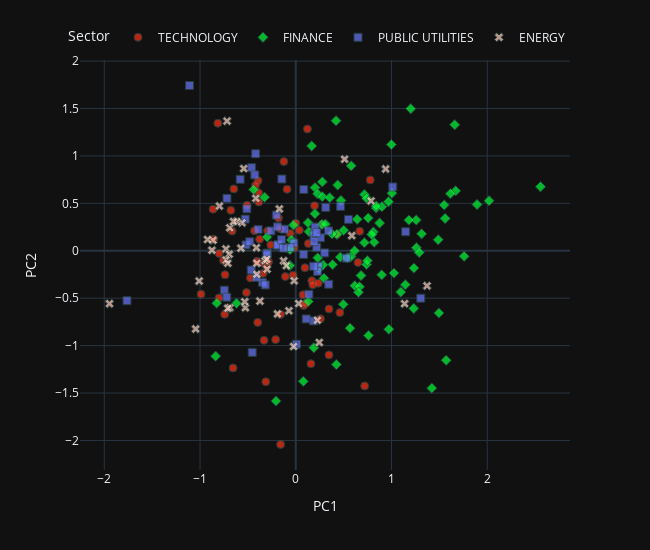

Here is the notebook cell this chart was saved with:
### Markdown cell above
### Evaluation

### Code cell
from utils.visualisation_functions import pca_plot_from_embeddings

pca_plot_from_embeddings(
    embedding_matrix=model.embeddings.weight.detach().numpy(),
    sectors=data.sectors,
    tickers=data.tickers,
    industries=data.industries,
    names=data.names,
    dimensions=2,
    reduced=True,
    method="PCA",
    return_df=False,
    rand_state=None,
)

### Figure 1 — Plotly figure (JSON) as saved in the notebook; plotly's stock layout.template omitted (floating-point values rounded to 4 significant figures; data arrays with more than 128 entries replaced by an {"elided": "..."} marker saying what was removed)
{"data": [{"customdata": {"elided": "67x3 str values"}, "hovertemplate": "<b>%{hovertext}</b><br><br>Sector=%{customdata[1]}<br>PC1=%{x}<br>PC2=%{y}<br>ticker=%{customdata[0]}<br>industry=%{customdata[2]}<extra></extra>", "hovertext": ["COMPUTER MANUFACTURING", "EDP SERVICES", "COMPUTER SOFTWARE: PREPACKAGED SOFTWARE", "SEMICONDUCTORS", "EDP SERVICES", "COMPUTER SOFTWARE: PREPACKAGED SOFTWARE", "EDP SERVICES", "SEMICONDUCTORS", "COMPUTER SOFTWARE: PREPACKAGED SOFTWARE", "ELECTRICAL PRODUCTS", "COMPUTER SOFTWARE: PREPACKAGED SOFTWARE", "EDP SERVICES", "COMPUTER SOFTWARE: PREPACKAGED SOFTWARE", "EDP SERVICES", "EDP SERVICES", "RADIO AND TELEVISION BROADCASTING AND COMMUNICATIONS EQUIPMENT", "SEMICONDUCTORS", "COMPUTER COMMUNICATIONS EQUIPMENT", "ELECTRICAL PRODUCTS", "INDUSTRIAL MACHINERY/COMPONENTS", "SEMICONDUCTORS", "COMPUTER COMMUNICATIONS EQUIPMENT", "SEMICONDUCTORS", "INDUSTRIAL MACHINERY/COMPONENTS", "COMPUTER SOFTWARE: PREPACKAGED SOFTWARE", "RADIO AND TELEVISION BROADCASTING AND COMMUNICATIONS EQUIPMENT", "INDUSTRIAL MACHINERY/COMPONENTS", "EDP SERVICES", "COMPUTER MANUFACTURING", "COMPUTER MANUFACTURING", "SEMICONDUCTORS", "SEMICONDUCTORS", "ADVERTISING", "INDUSTRIAL MACHINERY/COMPONENTS", "EDP SERVICES", "PROFESSIONAL SERVICES", "SEMICONDUCTORS", "INDUSTRIAL MACHINERY/COMPONENTS", "SEMICONDUCTORS", "PROFESSIONAL SERVICES", "COMPUTER SOFTWARE: PREPACKAGED SOFTWARE", "RADIO AND TELEVISION BROADCASTING AND COMMUNICATIONS EQUIPMENT", "SEMICONDUCTORS", "SEMICONDUCTORS", "ADVERTISING", "COMPUTER SOFTWARE: PREPACKAGED SOFTWARE", "ELECTRICAL PRODUCTS", "SEMICONDUCTORS", "ELECTRICAL PRODUCTS", "INDUSTRIAL MACHINERY/COMPONENTS", "COMPUTER SOFTWARE: PREPACKAGED SOFTWARE", "EDP SERVICES", "SEMICONDUCTORS", "SEMICONDUCTORS", "INDUSTRIAL MACHINERY/COMPONENTS", "SEMICONDUCTORS", "INDUSTRIAL MACHINERY/COMPONENTS", "COMPUTER SOFTWARE: PREPACKAGED SOFTWARE", "RETAIL: COMPUTER SOFTWARE & PERIPHERAL EQUIPMENT", "SEMICONDUCTORS", "COMPUTER SOFTWARE: PREPACKAGED SOFTWARE", "EDP SERVICES", "ELECTRONIC COMPONENTS", "ADVERTISING", "SEMICONDUCTORS", "COMPUTER PERIPHERAL EQUIPMENT", "EDP SERVICES"], "legendgroup": "TECHNOLOGY", "marker": {"color": "#FD3216", "line": {"color": "DarkSlateGrey", "width": 1}, "opacity": 0.7, "size": 8, "symbol": "circle"}, "mode": "markers", "name": "TECHNOLOGY", "orientation": "v", "showlegend": true, "type": "scatter", "x": [-0.8006, 0.09571, -0.1587, -0.1242, -0.09111, -0.7385, 0.1217, 0.6675, -0.3939, -0.8577, 0.7776, 0.1581, -0.0286, -0.6785, 0.07557, -0.378, 0.1672, -0.2106, -0.3886, 0.3466, 0.2796, -0.647, 0.03696, -0.1585, -0.7551, -0.5085, -0.9896, 0.1315, 0.3468, -0.3857, -0.4208, -0.08319, 0.1783, -0.3411, -0.8015, 0.4325, 0.4606, 0.6497, -0.3437, -0.6547, -0.5153, -0.3026, -0.1613, -0.3133, -0.3312, -0.8137, -0.2844, -0.05767, 0.2348, 0.7198, 5.591e-05, -0.3977, -0.8638, -0.7422, -0.4048, -0.4736, 0.1963, -0.1811, 0.08193, -0.6649, -0.01774, -0.2608, -0.1089, 0.2577, -0.2938, 0.09936, -0.4301], "xaxis": "x", "y": [-0.02834, -0.1786, -2.043, 0.9402, 0.6484, -0.2526, 1.284, 0.2052, 0.7393, 0.1227, 0.7471, -1.191, -0.258, 0.4268, -0.4633, 0.1222, -0.3154, -0.9366, 0.6109, -1.098, 0.2808, 0.6524, 0.2172, -0.6706, -0.1031, 0.4803, -0.4573, 0.07621, -0.6132, 0.5144, 0.6894, 0.02612, -0.3592, -0.2381, -0.497, 0.1744, -0.6521, -0.1228, -0.1304, -1.235, -0.4405, -0.1543, 0.2317, -1.381, -0.9442, 1.345, -0.1177, 0.1817, -0.3415, -1.425, 0.2898, -0.7549, 0.4383, -0.6693, -0.1101, -0.2867, 0.475, 0.3457, -0.5763, 0.2078, 0.02955, 0.06221, -0.2719, -0.7176, 0.2088, -0.5552, 0.2112], "yaxis": "y"}, {"customdata": {"elided": "93x3 str values"}, "hovertemplate": "<b>%{hovertext}</b><br><br>Sector=%{customdata[1]}<br>PC1=%{x}<br>PC2=%{y}<br>ticker=%{customdata[0]}<br>industry=%{customdata[2]}<extra></extra>", "hovertext": ["INVESTMENT MANAGERS", "DIVERSIFIED COMMERCIAL SERVICES", "LIFE INSURANCE", "PROPERTY-CASUALTY INSURERS", "ACCIDENT &HEALTH INSURANCE", "PROPERTY-CASUALTY INSURERS", "SPECIALTY INSURERS", "SPECIALTY INSURERS", "MAJOR BANKS", "FINANCE: CONSUMER SERVICES", "MAJOR BANKS", "MAJOR BANKS", "COMMERCIAL BANKS", "COMMERCIAL BANKS", "INVESTMENT MANAGERS", "MAJOR BANKS", "MAJOR BANKS", "MAJOR BANKS", "SPECIALTY INSURERS", "MAJOR BANKS", "MAJOR BANKS", "PROPERTY-CASUALTY INSURERS", "MAJOR BANKS", "MAJOR BANKS", "LIFE INSURANCE", "PROPERTY-CASUALTY INSURERS", "MAJOR BANKS", "PROPERTY-CASUALTY INSURERS", "MAJOR BANKS", "FINANCE: CONSUMER SERVICES", "FINANCE: CONSUMER SERVICES", "INVESTMENT MANAGERS", "MAJOR BANKS", "MAJOR BANKS", "MAJOR BANKS", "MAJOR BANKS", "MAJOR BANKS", "MAJOR BANKS", "MAJOR BANKS", "MAJOR BANKS", "MAJOR BANKS", "MAJOR BANKS", "MAJOR BANKS", "PROPERTY-CASUALTY INSURERS", "PROPERTY-CASUALTY INSURERS", "INVESTMENT MANAGERS", "LIFE INSURANCE", "PROPERTY-CASUALTY INSURERS", "PROPERTY-CASUALTY INSURERS", "PROPERTY-CASUALTY INSURERS", "SPECIALTY INSURERS", "MAJOR BANKS", "MAJOR BANKS", "MAJOR BANKS", "MAJOR BANKS", "PROPERTY-CASUALTY INSURERS", "SAVINGS INSTITUTIONS", "PROPERTY-CASUALTY INSURERS", "MAJOR BANKS", "MAJOR BANKS", "INVESTMENT BANKERS/BROKERS/SERVICE", "PROPERTY-CASUALTY INSURERS", "DIVERSIFIED COMMERCIAL SERVICES", "INVESTMENT BANKERS/BROKERS/SERVICE", "INVESTMENT BANKERS/BROKERS/SERVICE", "FINANCE/INVESTORS SERVICES", "PROPERTY-CASUALTY INSURERS", "MAJOR BANKS", "FINANCE: CONSUMER SERVICES", "MAJOR BANKS", "FINANCE: CONSUMER SERVICES", "MAJOR BANKS", "MAJOR BANKS", "MAJOR BANKS", "MAJOR BANKS", "LIFE INSURANCE", "MAJOR BANKS", "INVESTMENT BANKERS/BROKERS/SERVICE", "MAJOR BANKS", "PROPERTY-CASUALTY INSURERS", "MAJOR BANKS", "MAJOR BANKS", "ACCIDENT &HEALTH INSURANCE", "MAJOR BANKS", "MAJOR BANKS", "MAJOR BANKS", "MAJOR BANKS", "MAJOR BANKS", "MAJOR BANKS", "PROPERTY-CASUALTY INSURERS", "MAJOR BANKS", "MAJOR BANKS", "MAJOR BANKS"], "legendgroup": "FINANCE", "marker": {"color": "#00FE35", "line": {"color": "DarkSlateGrey", "width": 1}, "opacity": 0.7, "size": 8, "symbol": "diamond"}, "mode": "markers", "name": "FINANCE", "orientation": "v", "showlegend": true, "type": "scatter", "x": [-0.2065, 1.26, 0.2013, -0.3258, 0.5386, 0.739, -0.8368, -0.06144, 0.131, 0.8094, 0.4206, 1.026, 0.2, -0.04582, 0.5788, 0.4241, 1.258, 0.4648, -0.8254, 1.758, 0.8185, 0.1661, 1.182, 1.314, 0.2277, 0.9721, 1.67, 1.495, 0.5772, 0.2947, 0.3846, 0.7481, 0.1274, 0.8756, 0.8392, 0.2773, 2.556, 0.7563, 0.7941, 1.893, 0.4299, 0.6411, 1.55, 1.421, 0.6169, 0.2441, 0.4717, 0.3786, 0.717, -0.06242, 0.1882, 0.2727, 1.488, -0.4403, 1.56, 0.3093, 0.8977, 0.1382, 0.6816, 0.9986, 0.3549, 0.6665, 0.2294, -0.6191, 0.2773, -0.2994, 0.9685, 0.2852, 1.66, 1.289, 0.0789, 1.096, 1.144, 0.76, 0.8999, 0.4964, 0.5002, 0.5671, 0.4379, -0.0569, 0.6146, 1.615, 1.232, 1.571, 0.8395, 1.234, 0.6548, 0.7164, 2.019, -0.02386, 1.004, 1.201, 0.7416], "xaxis": "x", "y": [-1.584, 0.03203, 0.666, 0.5643, -0.07438, -0.1437, -1.111, -0.1558, -0.5341, 0.1988, 1.371, -0.2354, 0.3907, 0.1137, 0.8957, -1.199, 0.324, -0.06694, -0.552, -0.0583, 0.09023, 1.105, 0.3237, 0.1787, 0.6004, -0.8271, 0.6319, -0.6561, -0.0597, -0.2892, -0.1457, -0.104, 0.2963, 0.2925, 0.4513, 0.5707, 0.6754, 0.3451, 0.1715, 0.488, 0.1733, 0.3319, 0.4832, -1.448, -0.3681, -0.1898, 0.5298, 0.1779, 0.594, 0.01112, -1.022, 0.2773, 0.1165, 0.6449, 0.3409, 0.2813, -0.2538, 0.2018, -0.2611, 1.12, 0.5601, -0.3786, -0.07475, -0.5539, 0.7265, 0.1449, 0.5174, -0.1486, 1.329, -0.01801, -1.377, -0.4346, -0.3576, -0.8933, 0.4652, -0.5647, 0.216, -0.8156, 0.6929, 0.01985, 0.0003418, 0.6025, -0.6079, -1.154, 0.4736, -0.1825, -0.4372, 0.08564, 0.5275, 0.2713, 0.6074, 1.498, 0.5522], "yaxis": "y"}, {"customdata": {"elided": "57x3 str values"}, "hovertemplate": "<b>%{hovertext}</b><br><br>Sector=%{customdata[1]}<br>PC1=%{x}<br>PC2=%{y}<br>ticker=%{customdata[0]}<br>industry=%{customdata[2]}<extra></extra>", "hovertext": ["ELECTRIC UTILITIES: CENTRAL", "POWER GENERATION", "OIL/GAS TRANSMISSION", "POWER GENERATION", "WATER SUPPLY", "TELECOMMUNICATIONS EQUIPMENT", "ELECTRIC UTILITIES: CENTRAL", "TELECOMMUNICATIONS EQUIPMENT", "TELECOMMUNICATIONS EQUIPMENT", "POWER GENERATION", "ELECTRIC UTILITIES: CENTRAL", "TELECOMMUNICATIONS EQUIPMENT", "WATER SUPPLY", "ELECTRIC UTILITIES: CENTRAL", "ELECTRIC UTILITIES: CENTRAL", "POWER GENERATION", "POWER GENERATION", "ELECTRIC UTILITIES: CENTRAL", "ELECTRIC UTILITIES: CENTRAL", "ELECTRIC UTILITIES: CENTRAL", "POWER GENERATION", "TELECOMMUNICATIONS EQUIPMENT", "ELECTRIC UTILITIES: CENTRAL", "ELECTRIC UTILITIES: CENTRAL", "POWER GENERATION", "ELECTRIC UTILITIES: CENTRAL", "OIL/GAS TRANSMISSION", "POWER GENERATION", "OIL/GAS TRANSMISSION", "OIL/GAS TRANSMISSION", "ELECTRIC UTILITIES: CENTRAL", "OIL & GAS PRODUCTION", "ELECTRIC UTILITIES: CENTRAL", "POWER GENERATION", "POWER GENERATION", "TELECOMMUNICATIONS EQUIPMENT", "ELECTRIC UTILITIES: CENTRAL", "ELECTRIC UTILITIES: CENTRAL", "ELECTRIC UTILITIES: CENTRAL", "TELECOMMUNICATIONS EQUIPMENT", "POWER GENERATION", "OIL/GAS TRANSMISSION", "ELECTRIC UTILITIES: CENTRAL", "OIL/GAS TRANSMISSION", "OIL & GAS PRODUCTION", "TELECOMMUNICATIONS EQUIPMENT", "TELECOMMUNICATIONS EQUIPMENT", "NATURAL GAS DISTRIBUTION", "NATURAL GAS DISTRIBUTION", "TELECOMMUNICATIONS EQUIPMENT", "TELECOMMUNICATIONS EQUIPMENT", "NATURAL GAS DISTRIBUTION", "TELECOMMUNICATIONS EQUIPMENT", "POWER GENERATION", "ENVIRONMENTAL SERVICES", "NATURAL GAS DISTRIBUTION", "WATER SUPPLY"], "legendgroup": "PUBLIC UTILITIES", "marker": {"color": "#6A76FC", "line": {"color": "DarkSlateGrey", "width": 1}, "opacity": 0.7, "size": 8, "symbol": "square"}, "mode": "markers", "name": "PUBLIC UTILITIES", "orientation": "v", "showlegend": true, "type": "scatter", "x": [-0.1833, 0.2011, -0.348, 0.08222, -0.1454, -0.203, -0.1174, -1.763, -0.7465, -0.2983, -0.4609, 0.187, -0.4276, -0.01987, 0.239, -0.7205, 0.2186, -0.2593, 0.1089, -0.3022, 0.007575, -0.5199, -0.1899, 0.3403, 0.08368, 0.302, 0.529, 0.1373, -0.05956, 0.189, 0.3131, 0.3441, 0.2583, -0.4123, -0.5808, -0.4189, -0.1914, -0.4805, 0.2277, -1.109, 0.187, 1.306, 1.147, -0.3931, 0.22, -0.4551, -0.1294, -0.7187, -0.5107, -0.5281, 0.4677, 1.013, 0.1909, 0.5501, -0.1482, -0.4658, -0.3186], "xaxis": "x", "y": [0.06405, 0.25, -0.3323, -0.03834, 0.7567, 0.3766, 0.2276, -0.5269, -0.4149, -0.02432, 0.8765, -0.7395, 0.8002, 0.08199, -0.1619, -0.4897, 0.03816, 0.2092, -0.7185, -0.04239, -0.9851, 0.06166, 0.05956, 0.2098, 0.6465, -0.02242, -0.07727, -0.4582, 0.03339, 0.1677, 0.4573, -0.3522, 0.1372, -0.2804, 0.7538, 1.023, 0.2525, 0.09538, -0.218, 1.743, -0.1636, -0.4998, 0.2006, 0.2255, 0.1912, -1.071, 0.02879, 0.5532, 0.442, 0.3342, 0.4682, 0.6733, 0.09784, 0.3309, 0.1179, -0.2027, -0.3604], "yaxis": "y"}, {"customdata": {"elided": "46x3 str values"}, "hovertemplate": "<b>%{hovertext}</b><br><br>Sector=%{customdata[1]}<br>PC1=%{x}<br>PC2=%{y}<br>ticker=%{customdata[0]}<br>industry=%{customdata[2]}<extra></extra>", "hovertext": ["INTEGRATED OIL COMPANIES", "OIL & GAS PRODUCTION", "OIL & GAS PRODUCTION", "INDUSTRIAL MACHINERY/COMPONENTS", "INDUSTRIAL MACHINERY/COMPONENTS", "METAL FABRICATIONS", "INTEGRATED OIL COMPANIES", "NATURAL GAS DISTRIBUTION", "INTEGRATED OIL COMPANIES", "INDUSTRIAL MACHINERY/COMPONENTS", "OIL & GAS PRODUCTION", "INTEGRATED OIL COMPANIES", "OIL & GAS PRODUCTION", "INTEGRATED OIL COMPANIES", "OIL & GAS PRODUCTION", "OIL & GAS PRODUCTION", "CONSUMER ELECTRONICS/APPLIANCES", "OIL & GAS PRODUCTION", "OIL & GAS PRODUCTION", "OIL & GAS PRODUCTION", "CONSUMER ELECTRONICS/APPLIANCES", "OILFIELD SERVICES/EQUIPMENT", "INTEGRATED OIL COMPANIES", "OIL & GAS PRODUCTION", "OIL REFINING/MARKETING", "ELECTRIC UTILITIES: CENTRAL", "OIL & GAS PRODUCTION", "OIL & GAS PRODUCTION", "OIL & GAS PRODUCTION", "OIL & GAS PRODUCTION", "OIL & GAS PRODUCTION", "OILFIELD SERVICES/EQUIPMENT", "OIL & GAS PRODUCTION", "CONSUMER ELECTRONICS/APPLIANCES", "OIL & GAS PRODUCTION", "OIL & GAS PRODUCTION", "OIL & GAS PRODUCTION", "OIL & GAS PRODUCTION", "OILFIELD SERVICES/EQUIPMENT", "OIL & GAS PRODUCTION", "OIL & GAS PRODUCTION", "OIL & GAS PRODUCTION", "OIL & GAS PRODUCTION", "INTEGRATED OIL COMPANIES", "METAL FABRICATIONS", "INTEGRATED OIL COMPANIES"], "legendgroup": "ENERGY", "marker": {"color": "#FED4C4", "line": {"color": "DarkSlateGrey", "width": 1}, "opacity": 0.7, "size": 8, "symbol": "x"}, "mode": "markers", "name": "ENERGY", "orientation": "v", "showlegend": true, "type": "scatter", "x": [-0.5431, -0.8754, -0.527, 0.9386, 1.371, -0.5729, 1.136, 0.2255, -0.1711, -0.6884, -0.7291, 0.5099, -1.009, -0.07156, -0.3003, -0.71, 0.2452, -0.3742, -0.3209, -0.6953, -0.4108, -0.7276, -0.7178, -0.4079, -0.1911, -0.017, -1.945, -0.3026, -0.6896, -0.7973, -0.5331, -0.8641, -0.1268, 0.7861, -0.5613, -0.71, -0.02271, -0.6174, -1.046, -0.417, -0.099, -0.6503, 0.5852, -0.9215, -0.4069, 0.03028], "xaxis": "x", "y": [0.8666, 0.005616, -0.6006, 0.8628, -0.3698, 0.0273, -0.5576, -0.7321, 0.4415, -0.6006, 0.01971, 0.9654, -0.3189, -0.6327, -0.1942, -0.6064, -0.9666, -0.5307, -0.1038, -0.03632, 0.03239, -0.09627, 1.367, -0.2481, -0.6655, -0.316, -0.5575, -0.0891, 0.2422, 0.4717, -0.5374, 0.1108, -0.1063, 0.5256, 0.2954, -0.1314, -1.009, 0.3098, -0.824, 0.5529, -0.1571, 0.3085, 0.1599, 0.1187, -0.1309, -0.5561], "yaxis": "y"}], "layout": {"height": 550, "legend": {"orientation": "h", "title": {"text": "Sector"}, "tracegroupgap": 0, "x": 1, "xanchor": "right", "y": 1.02, "yanchor": "bottom"}, "margin": {"t": 60}, "width": 650, "xaxis": {"anchor": "y", "domain": [0, 1], "title": {"text": "PC1"}}, "yaxis": {"anchor": "x", "domain": [0, 1], "title": {"text": "PC2"}}}}
